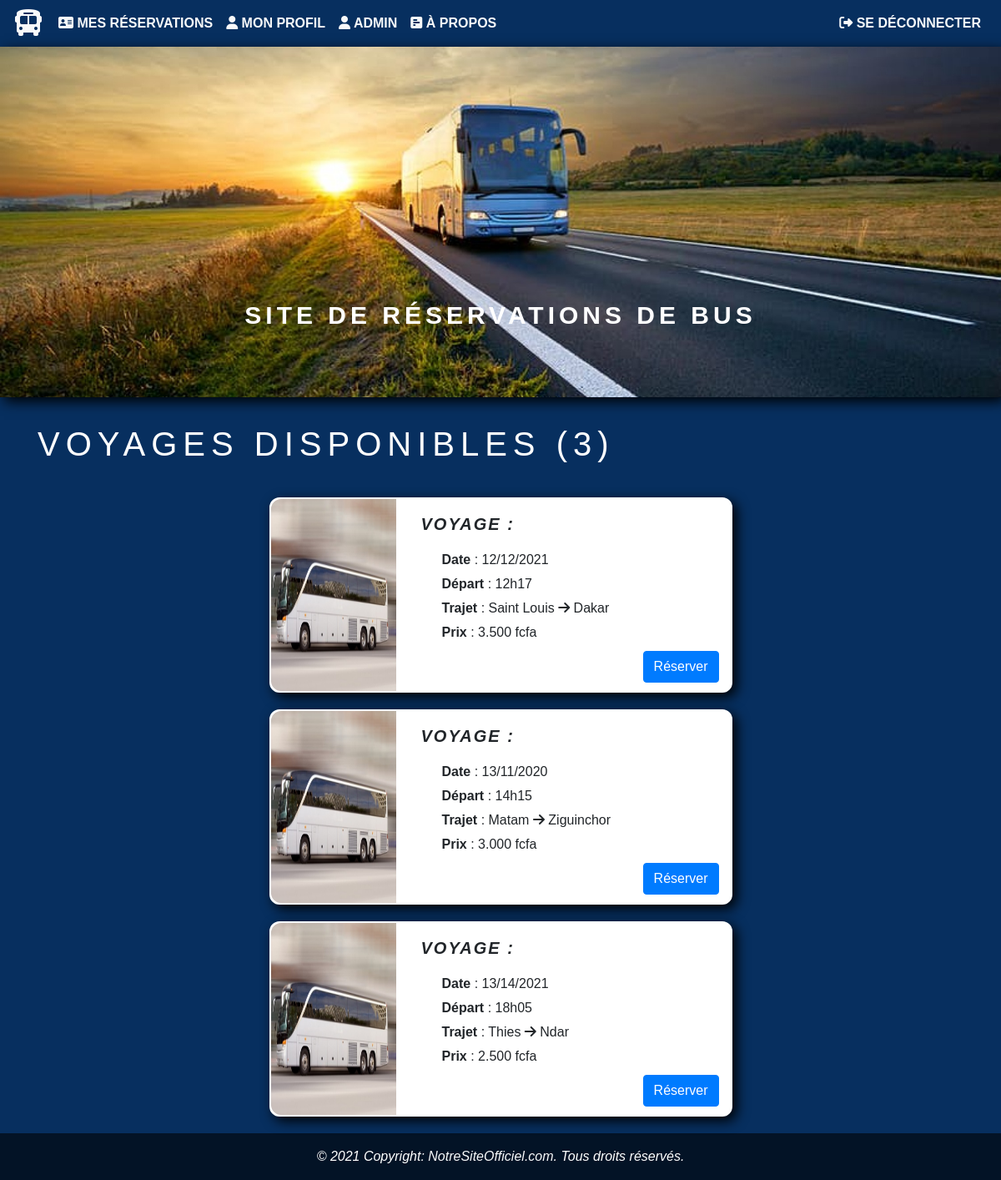
The page / (signed in) on the database its author committed.
### samabus/models.py (models this page shows, shortened)
class voyage(models.Model):
    depart = models.CharField(max_length=50)
    arrivee = models.CharField(max_length=50)
    date = models.CharField(max_length=20)
    heure = models.CharField(max_length=20)
    valide = models.BooleanField(default=True,null=True)
    id_bus = models.ForeignKey(bus, null=True, on_delete=models.CASCADE)
    prix = models.CharField(max_length=5,null=True)

### BusProject/views.py (the view)
# urls.py: 2. Add a URL to urlpatterns:  path('', views.home, name='home')
def home(request):
    if request.user.is_authenticated:
        voyages = samabus.models.voyage.objects.all().filter(valide=True)
        buss = samabus.models.bus.objects.all()
        nb = voyages.count()
        context = {'voyages':voyages,'nb':nb,'buss':buss}
        return render(request,'UserAccueil.html',context)
    else:
        return render(request,'Accueil.html')

### samabus/templates/UserAccueil.html (shortened to what this page needs)
{% load static %}
<!DOCTYPE html>
<html lang="en">
<head>
    <link rel="stylesheet" href="https://stackpath.bootstrapcdn.com/bootstrap/4.3.1/css/bootstrap.min.css"/>
    <link rel="stylesheet" href="{% static 'css/UserAcceuil.css' %}">
</head>
<body>
    <section id="head">
        <nav class="navbar navbar-expand-lg">
            <a href="{% url 'home' %}"><i class="fas fa-bus fa-2x text-light" style="margin-right: 10px;"></i></a>
            <div class="collapse navbar-collapse justify-content-between" style="font-family: sans-serif; font-weight: bolder;" id="nav">
                <ul class="navbar-nav">
                    <li class="nav-item"><a class ="nav-link text-light text-uppercase " href="#"><i class="fas fa-address-card"></i> Mes Réservations</a></li>
                    <li class="nav-item"><a class ="nav-link text-light text-uppercase " href=""><i class="fas fa-user"></i> Mon Profil</a></li>
                    {% if user.is_staff %}
                        <li class="nav-item"><a class ="nav-link text-light text-uppercase " href="{% url 'imstaff' %}"><i class="fas fa-user"></i> Admin</a></li>
                    {% endif %}
                    <li class="nav-item"><a class ="nav-link text-light text-uppercase " href="#"><i class="fas fa-poll-h"></i> À Propos</a></li>
                </ul>
                <ul class="navbar-nav">
                    <li class="nav-item"><a class ="nav-link text-light text-uppercase " href="{% url 'logout' %}"><i class="fas fa-sign-out-alt"></i> Se Déconnecter</a></li>
                </ul>
            </div>
        </nav>
    </section>
    <div class="jumbotron jum1 text-center"  style="background-image: url('{% static 'images/img.jpg' %}');">
        <div class="image">
            <h1>Site de réservations de bus</h1>
        </div>
    </div>
    <div class="container cont-jumb">
        <h1 style="margin-bottom: 40px;">VOYAGES DISPONIBLES ({{nb}})</h1>
        {% for voyage in voyages %}
        <div class = "col-lg-6 offset-lg-3 voyagedispo">
            <div class="image-bus">
                <img src="{% static 'images/img1.jpg' %}" alt="">
            </div>
            <div class="voyage-principal col-lg-9">
                <div class="trajet">
                    <p>VOYAGE : </p>
                </div>
                <div class="infos-trajet">
                    <p class="elements-voyage"><strong>Date</strong> : {{voyage.date}}</p>
                    <p class="elements-voyage"><strong>Départ </strong>: {{voyage.heure}}</p>
                    <p class="elements-voyage"><strong>Trajet </strong>: {{voyage.depart}} <i class="fas fa-arrow-right"></i> {{voyage.arrivee}} </p>
                    <p class="elements-voyage"><strong>Prix </strong>: {{voyage.prix}} fcfa</p>
                </div>
                <div class="buton">
                    <a href="{% url 'reserve' id_voyage=voyage.id %}" onclick="return confirm('Je confirme cette reservation');"><button type="button" class="btn btn-primary">Réserver</button></a>
                </div>
            </div>
        </div>
        {% endfor %}
    </div>
    <footer class="text-center text-lg-start">
        <div class="text-center p-3" style="background-color: rgba(0, 0, 0, 0.6); color: white; font-style: italic;">
          © 2021 Copyright:
          <a class="text-light" href="#">NotreSiteOfficiel.com</a>.
          Tous droits réservés.
        </div>
      </footer>
</body>
</html>

### static/css/UserAcceuil.css (style rules this page uses)
* { margin: 0; padding: 0; font-family: sans-serif; }
body { background-color: #072f5f; }
.jum1 { background-image: url('../HTML/img.jpg'); background-repeat: no-repeat; height: 420px; background-size: cover; background-position: center; color: #fff; border-radius: 0px; box-shadow: 5px 5px 15px #000; }
.jum1 h1 { margin-top: 235px; line-height: 1.5; font-size: 30px; font-weight: bold; font-family: 'Franklin Gothic Medium', 'Arial Narrow', Arial, sans-serif; letter-spacing: 5px; text-transform: uppercase; }
.cont-jumb { margin-top: 20px; margin-bottom: 20px; }
.cont-jumb h1 { font-family: sans-serif; letter-spacing: 7px; color: white; text-transform: uppercase; }
.voyagedispo { border: 2px solid white; height: auto; background-color: white; border-radius: 12px; box-shadow: 5px 5px 15px #000; display: flex; padding-left: 0px; margin-bottom: 20px; }
.image-bus img { height: 100%; width: 150px; border-top-left-radius: 12px; border-bottom-left-radius: 12px; }
.voyage-principal { display: block; }
.trajet p { margin-top: 15px; margin-left: 15px; font-size: 20px; font-weight: bold; font-family: sans-serif; font-style: italic; letter-spacing: 2px; }
.elements-voyage { margin-bottom: 5px; margin-left: 40px; }
.buton { margin-top: 10px; text-align: right; margin-bottom: 10px; }

### rows shown on the page
voyage: date "12/12/2021", heure "12h17", depart "Saint Louis", arrivee "Dakar", prix "3.500"
voyage: date "13/11/2020", heure "14h15", depart "Matam", arrivee "Ziguinchor", prix "3.000"
voyage: date "13/14/2021", heure "18h05", depart "Thies", arrivee "Ndar", prix "2.500"

### other values the page prints
{{ nb }} "3"
